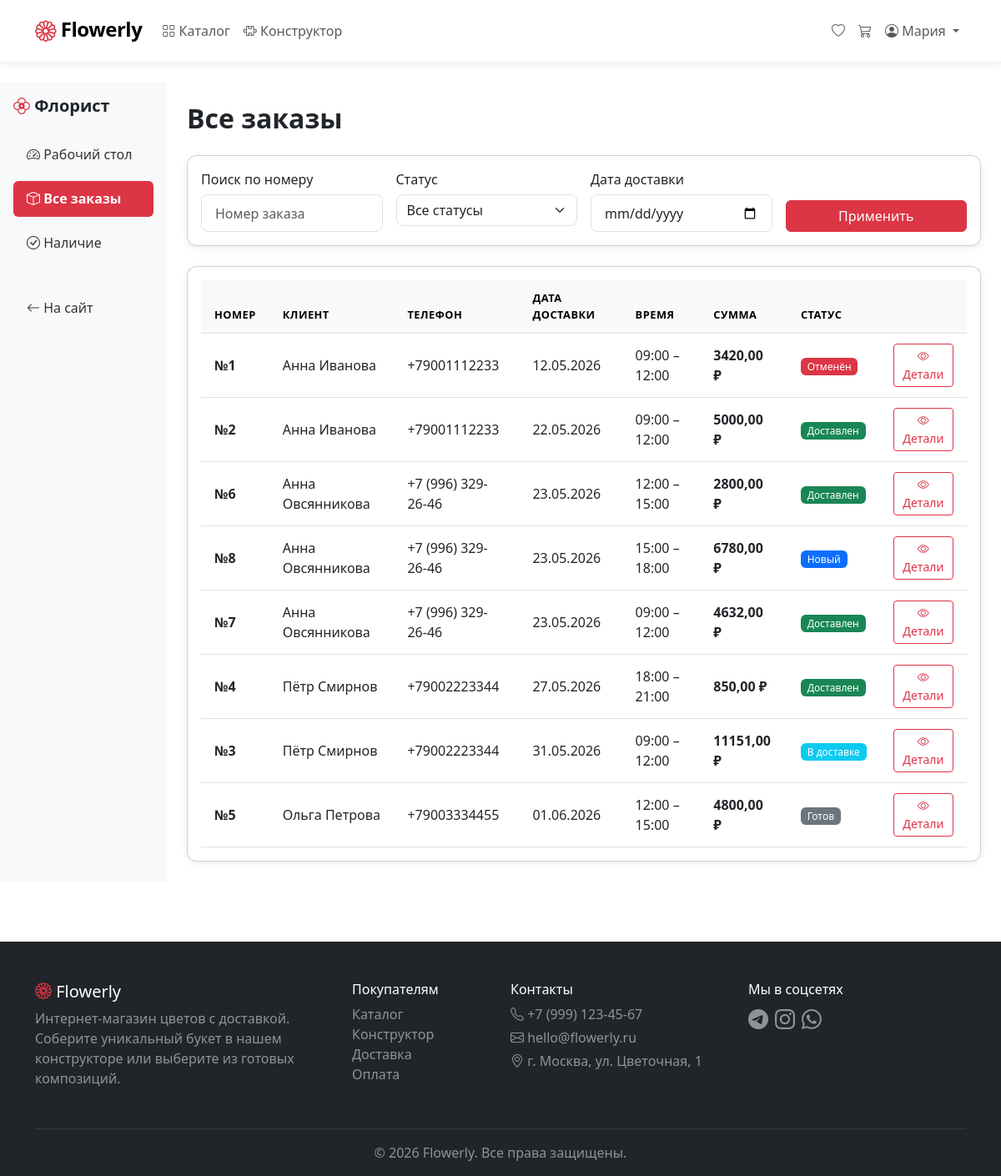
/florist/orders/ (signed in), run on the app's committed database.
### FlowerlyApp/models.py (models this page shows, shortened)
class User(AbstractUser):
    username = None
    email = models.EmailField('Email', unique=True)
    phone = models.CharField('Телефон', max_length=20, blank=True)
    default_address = models.TextField('Адрес по умолчанию', blank=True)
    avatar = models.ImageField('Аватар', upload_to='avatars/', blank=True)
    is_florist = models.BooleanField('Флорист', default=False)
    created_at = models.DateTimeField('Дата регистрации', auto_now_add=True)
    USERNAME_FIELD = 'email'
    REQUIRED_FIELDS = ['first_name', 'last_name']
    objects = UserManager()
    class Meta:
        verbose_name = 'Пользователь'
        verbose_name_plural = 'Пользователи'

class Order(models.Model):
    STATUS_CHOICES = [
        ('new', 'Новый'),
        ('confirmed', 'Принят'),
        ('assembling', 'Собирается'),
        ('ready', 'Готов'),
        ('in_delivery', 'В доставке'),
        ('delivered', 'Доставлен'),
        ('cancelled', 'Отменён'),
    ]
    ALLOWED_TRANSITIONS = {
        'new': ['confirmed', 'cancelled'],
        'confirmed': ['assembling', 'cancelled'],
        'assembling': ['ready'],
        'ready': ['in_delivery'],
        'in_delivery': ['delivered'],
    }
    user = models.ForeignKey(settings.AUTH_USER_MODEL, on_delete=models.CASCADE)
    status = models.CharField('Статус', max_length=20, choices=STATUS_CHOICES, default='new')
    address = models.TextField('Адрес доставки')
    delivery_date = models.DateField('Дата доставки')
    delivery_time_slot = models.CharField('Слот доставки', max_length=20, choices=[
    ('9-12', '09:00 – 12:00'),
    ('12-15', '12:00 – 15:00'),
    ('15-18', '15:00 – 18:00'),
    ('18-21', '18:00 – 21:00'),
    ], default='9-12')
    comment = models.TextField('Комментарий', blank=True)
    promo_code = models.ForeignKey(PromoCode, on_delete=models.SET_NULL, null=True, blank=True)
    discount_amount = models.DecimalField('Скидка', max_digits=10, decimal_places=2, default=0)
    total_price = models.DecimalField('Итоговая сумма', max_digits=10, decimal_places=2)
    created_at = models.DateTimeField(auto_now_add=True)
    updated_at = models.DateTimeField(auto_now=True)
    class Meta:
        verbose_name = 'Заказ'
        verbose_name_plural = 'Заказы'
        ordering = ['-created_at']

### FlowerlyApp/views.py (the view)
    def wrapper(request, *args, **kwargs):
        if not request.user.is_authenticated:
            return redirect('flowerly:login')
        if not (request.user.is_florist or request.user.is_staff):
            messages.error(request, 'Доступ запрещён')
            return redirect('flowerly:home')
        return view_func(request, *args, **kwargs)

### FlowerlyApp/templates/florist/orders.html (shortened to what this page needs)
{% extends 'base.html' %}
{% block content %}
<div class="container-fluid">
    <div class="row">
        <div class="col-md-2 bg-light min-vh-100 p-3">
            <h5 class="fw-bold mb-4"><i class="bi bi-flower2 text-danger"></i> Флорист</h5>
            <ul class="nav flex-column">
                <li class="nav-item mb-2">
                    <a href="{% url 'flowerly:florist_dashboard' %}" class="nav-link text-dark">
                        <i class="bi bi-speedometer2"></i> Рабочий стол
                    </a>
                </li>
                <li class="nav-item mb-2">
                    <a href="{% url 'flowerly:florist_orders' %}" class="nav-link active bg-danger text-white rounded">
                        <i class="bi bi-box"></i> Все заказы
                    </a>
                </li>
                <li class="nav-item mb-2">
                    <a href="{% url 'flowerly:florist_availability' %}" class="nav-link text-dark">
                        <i class="bi bi-check-circle"></i> Наличие
                    </a>
                </li>
                <li class="nav-item mt-4">
                    <a href="{% url 'flowerly:home' %}" class="nav-link text-muted">
                        <i class="bi bi-arrow-left"></i> На сайт
                    </a>
                </li>
            </ul>
        </div>
        <div class="col-md-10 p-4">
            <h2 class="fw-bold mb-4">Все заказы</h2>
            <div class="card shadow-sm mb-4">
                <div class="card-body">
                    <form method="get" class="row g-3">
                        <div class="col-md-3">
                            <label class="form-label">Поиск по номеру</label>
                            <input type="text" name="search" class="form-control" placeholder="Номер заказа" value="{{ search }}">
                        </div>
                        <div class="col-md-3">
                            <label class="form-label">Статус</label>
                            <select name="status" class="form-select">
                                <option value="">Все статусы</option>
                            </select>
                        </div>
                        <div class="col-md-3">
                            <label class="form-label">Дата доставки</label>
                            <input type="date" name="date" class="form-control" value="{{ current_date }}">
                        </div>
                        <div class="col-md-3 d-flex align-items-end">
                            <button type="submit" class="btn btn-danger w-100">Применить</button>
                        </div>
                    </form>
                </div>
            </div>
            <div class="card shadow-sm">
                <div class="card-body">
                    {% if orders %}
                    <div class="table-responsive">
                        <table class="table table-hover align-middle">
                            <thead class="table-light">
                                <tr>
                                    <th>Номер</th>
                                    <th>Клиент</th>
                                    <th>Телефон</th>
                                    <th>Дата доставки</th>
                                    <th>Время</th>
                                    <th>Сумма</th>
                                    <th>Статус</th>
                                    <th></th>
                                </tr>
                            </thead>
                            <tbody>
                                {% for order in orders %}
                                <tr>
                                    <td><strong>№{{ order.id }}</strong></td>
                                    <td>{{ order.user.first_name }} {{ order.user.last_name }}</td>
                                    <td>{{ order.user.phone }}</td>
                                    <td>{{ order.delivery_date|date:"d.m.Y" }}</td>
                                    <td>{{ order.get_delivery_time_slot_display }}</td>
                                    <td class="fw-bold">{{ order.total_price }} ₽</td>
                                    <td>
                                        <span class="badge
                                            {% if order.status == 'new' %}bg-primary
                                            {% elif order.status == 'confirmed' %}bg-info text-dark
                                            {% elif order.status == 'assembling' %}bg-warning text-dark
                                            {% elif order.status == 'ready' %}bg-secondary
                                            {% elif order.status == 'in_delivery' %}bg-info
                                            {% elif order.status == 'delivered' %}bg-success
                                            {% elif order.status == 'cancelled' %}bg-danger
                                            {% endif %}">
                                            {{ order.get_status_display }}
                                        </span>
                                    </td>
                                    <td>
                                        <a href="{% url 'flowerly:florist_order_detail' order.id %}" class="btn btn-sm btn-outline-danger">
                                            <i class="bi bi-eye"></i> Детали
                                        </a>
                                    </td>
                                </tr>
                                {% endfor %}
                            </tbody>
                        </table>
                    </div>
                    {% else %}
                    <p class="text-muted text-center py-4">Заказы не найдены</p>
                    {% endif %}
                </div>
            </div>
        </div>
    </div>
</div>
{% endblock %}

### FlowerlyApp/templates/base.html (shortened to what this page needs)
<!DOCTYPE html>
<html lang="ru">
<head>
    <link href="https://cdn.jsdelivr.net/npm/bootstrap@5.3.0/dist/css/bootstrap.min.css" rel="stylesheet">
    <link href="https://cdn.jsdelivr.net/npm/bootstrap-icons@1.11.0/font/bootstrap-icons.css" rel="stylesheet">
    {% load static %}
    <link href="{% static 'css/style.css' %}" rel="stylesheet">
</head>
<body>
    <nav class="navbar navbar-expand-lg navbar-light bg-white shadow-sm sticky-top">
        <div class="container">
            <a class="navbar-brand" href="{% url 'flowerly:home' %}">
                <i class="bi bi-flower1 text-danger"></i>
                <span class="fw-bold">Flowerly</span>
            </a>
            <div class="collapse navbar-collapse" id="navbarMain">
                <ul class="navbar-nav me-auto mb-2 mb-lg-0">
                    <li class="nav-item">
                        <a class="nav-link {% if request.resolver_match.url_name == 'catalog' %}active{% endif %}"
                           href="{% url 'flowerly:catalog' %}">
                            <i class="bi bi-grid"></i> Каталог
                        </a>
                    </li>
                    <li class="nav-item">
                        <a class="nav-link {% if request.resolver_match.url_name == 'constructor' %}active{% endif %}"
                           href="{% url 'flowerly:constructor' %}">
                            <i class="bi bi-puzzle"></i> Конструктор
                        </a>
                    </li>
                </ul>
                <ul class="navbar-nav ms-auto mb-2 mb-lg-0">
                    {% if user.is_authenticated %}
                        <li class="nav-item">
                            <a class="nav-link" href="{% url 'flowerly:favorites' %}">
                                <i class="bi bi-heart"></i>
                            </a>
                        </li>
                        <li class="nav-item">
                            <a class="nav-link position-relative" href="{% url 'flowerly:cart_detail' %}">
                                <i class="bi bi-cart3"></i>
                            </a>
                        </li>
                        <li class="nav-item dropdown">
                            <a class="nav-link dropdown-toggle" href="#" id="userDropdown" role="button"
                               data-bs-toggle="dropdown">
                                <i class="bi bi-person-circle"></i> {{ user.first_name }}
                            </a>
                        </li>
                    {% endif %}
                </ul>
            </div>
        </div>
    </nav>
    <main class="py-4">
        {% block content %}{% endblock %}
    </main>
<footer class="bg-dark text-white pt-5 pb-3 mt-5">
    <div class="container">
        <div class="row">
            <div class="col-md-4 mb-3">
                <h5><i class="bi bi-flower1 text-danger"></i> Flowerly</h5>
                <p class="text-white-50">Интернет-магазин цветов с доставкой. Соберите уникальный букет в нашем конструкторе или выберите из готовых композиций.</p>
            </div>
            <div class="col-md-2 mb-3">
                <h6>Покупателям</h6>
                <ul class="list-unstyled">
                    <li><a href="{% url 'flowerly:catalog' %}" class="text-white-50 text-decoration-none">Каталог</a></li>
                    <li><a href="{% url 'flowerly:constructor' %}" class="text-white-50 text-decoration-none">Конструктор</a></li>
                    <li><a href="#" class="text-white-50 text-decoration-none">Доставка</a></li>
                    <li><a href="#" class="text-white-50 text-decoration-none">Оплата</a></li>
                </ul>
            </div>
            <div class="col-md-3 mb-3">
                <h6>Контакты</h6>
                <p class="text-white-50 mb-1"><i class="bi bi-telephone"></i> +7 (999) 123-45-67</p>
                <p class="text-white-50 mb-1"><i class="bi bi-envelope"></i> hello@flowerly.ru</p>
                <p class="text-white-50"><i class="bi bi-geo-alt"></i> г. Москва, ул. Цветочная, 1</p>
            </div>
            <div class="col-md-3 mb-3">
                <h6>Мы в соцсетях</h6>
                <div class="d-flex gap-2">
                    <a href="#" class="text-white-50 fs-4"><i class="bi bi-telegram"></i></a>
                    <a href="#" class="text-white-50 fs-4"><i class="bi bi-instagram"></i></a>
                    <a href="#" class="text-white-50 fs-4"><i class="bi bi-whatsapp"></i></a>
                </div>
            </div>
        </div>
        <hr class="border-secondary">
        <p class="text-center text-white-50 mb-0">© 2026 Flowerly. Все права защищены.</p>
    </div>
</footer>
</body>
</html>

### data on the page
User: first_name "Мария"
Order: id "1", user.first_name "Анна", user.last_name "Иванова", user.phone "+79001112233", delivery_date "12.05.2026", delivery_time_slot "09:00 – 12:00", total_price "3420,00", status "Отменён"
Order: id "2", user.first_name "Анна", user.last_name "Иванова", user.phone "+79001112233", delivery_date "22.05.2026", delivery_time_slot "09:00 – 12:00", total_price "5000,00", status "Доставлен"
Order: id "6", user.first_name "Анна", user.last_name "Овсянникова", user.phone "+7 (996) 329-26-46", delivery_date "23.05.2026", delivery_time_slot "12:00 – 15:00", total_price "2800,00", status "Доставлен"
Order: id "8", user.first_name "Анна", user.last_name "Овсянникова", user.phone "+7 (996) 329-26-46", delivery_date "23.05.2026", delivery_time_slot "15:00 – 18:00", total_price "6780,00", status "Новый"
Order: id "7", user.first_name "Анна", user.last_name "Овсянникова", user.phone "+7 (996) 329-26-46", delivery_date "23.05.2026", delivery_time_slot "09:00 – 12:00", total_price "4632,00", status "Доставлен"
Order: id "4", user.first_name "Пётр", user.last_name "Смирнов", user.phone "+79002223344", delivery_date "27.05.2026", delivery_time_slot "18:00 – 21:00", total_price "850,00", status "Доставлен"
Order: id "3", user.first_name "Пётр", user.last_name "Смирнов", user.phone "+79002223344", delivery_date "31.05.2026", delivery_time_slot "09:00 – 12:00", total_price "11151,00", status "В доставке"
Order: id "5", user.first_name "Ольга", user.last_name "Петрова", user.phone "+79003334455", delivery_date "01.06.2026", delivery_time_slot "12:00 – 15:00", total_price "4800,00", status "Готов"
